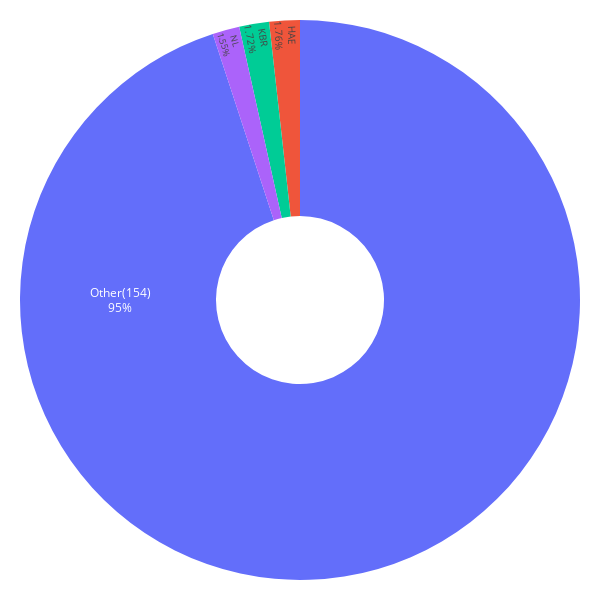

Notebook code cell kept with this figure:
### Code cell
importlib.reload(mpt_utils)

weights_6m, mu_6m, S_6m, weights_all_6m = mpt_utils.portfolio_and_plot(df_to_evaluate_6m, df, plot_threshold=0.015)

### Figure 1 — Plotly figure (JSON) as saved in the notebook; plotly's stock layout.template omitted (floating-point values rounded to 4 significant figures)
{"data": [{"hole": 0.3, "insidetextorientation": "radial", "labels": ["NL", "KBR", "HAE", "Other(154)"], "textinfo": "label+percent", "textposition": "inside", "values": [0.0074, 0.0082, 0.0084, 0.4521], "type": "pie"}], "layout": {"margin": {"l": 20, "r": 20, "t": 20, "b": 20}, "font": {"color": "black"}, "height": 600, "width": 600, "paper_bgcolor": "white", "plot_bgcolor": "white", "showlegend": false}}
